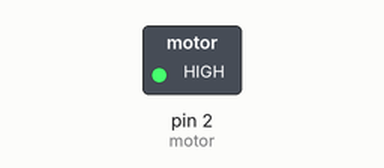
A sketch run on a simulated Arduino Uno, built with avr-gcc and run on an emulated ATmega328P. Shown: switched loads named in the sketch (green lamp = pin HIGH). Dashed ring = blinking.

Above: at 0.1 s.
Timing chart, 0 to 3.0 s (numbered marks = the images above):
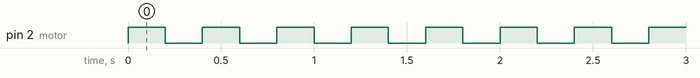

The sketch:

Curso_de_Arduino__18_-_Motores_DC_com_Arduino.ino
```cpp
#define motor 2
int tempo=200;

void setup() {
  pinMode(motor,OUTPUT);
}

void loop() {
   digitalWrite(motor,HIGH);
   delay(tempo);
   digitalWrite(motor,LOW);
   delay(tempo);
}
```

Measured:
- by itself, pin 2 (motor): alternates HIGH for 0.20 s and LOW for 0.20 s
